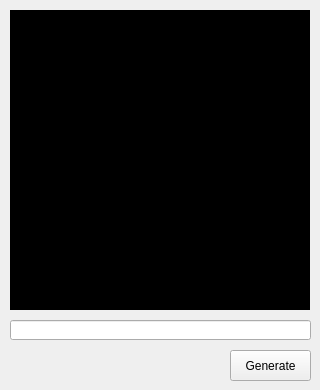
<?xml version="1.0" encoding="UTF-8"?>
<ui version="4.0">
 <class>Form</class>
 <widget class="QWidget" name="Form">
  <property name="geometry">
   <rect>
    <x>0</x>
    <y>0</y>
    <width>320</width>
    <height>390</height>
   </rect>
  </property>
  <property name="sizePolicy">
   <sizepolicy hsizetype="Fixed" vsizetype="Fixed">
    <horstretch>0</horstretch>
    <verstretch>0</verstretch>
   </sizepolicy>
  </property>
  <property name="minimumSize">
   <size>
    <width>320</width>
    <height>390</height>
   </size>
  </property>
  <property name="maximumSize">
   <size>
    <width>320</width>
    <height>390</height>
   </size>
  </property>
  <property name="windowTitle">
   <string>QRCODE App</string>
  </property>
  <widget class="QLabel" name="lblQrCode">
   <property name="geometry">
    <rect>
     <x>10</x>
     <y>10</y>
     <width>300</width>
     <height>300</height>
    </rect>
   </property>
   <property name="styleSheet">
    <string notr="true">background-color: rgb(0,0,0)</string>
   </property>
   <property name="text">
    <string/>
   </property>
  </widget>
  <widget class="QLineEdit" name="txtQrData">
   <property name="geometry">
    <rect>
     <x>10</x>
     <y>320</y>
     <width>301</width>
     <height>20</height>
    </rect>
   </property>
  </widget>
  <widget class="QPushButton" name="btnQrGen">
   <property name="geometry">
    <rect>
     <x>230</x>
     <y>350</y>
     <width>81</width>
     <height>31</height>
    </rect>
   </property>
   <property name="text">
    <string>Generate</string>
   </property>
  </widget>
 </widget>
 <resources/>
 <connections/>
</ui>
